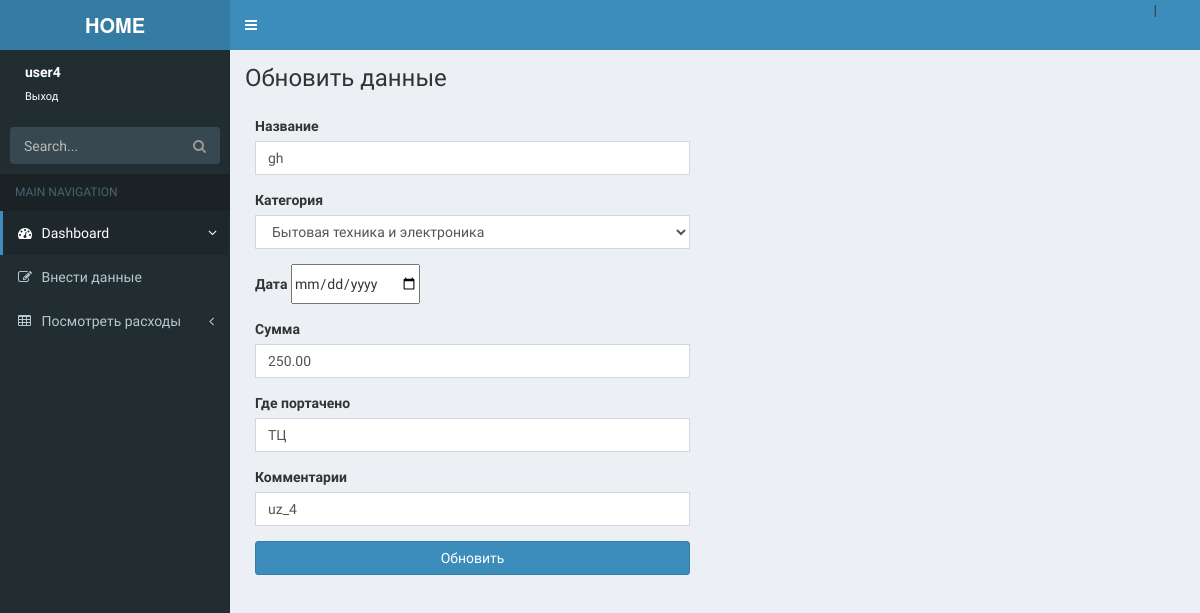
The app's page /update_costs/29/ (signed in) with its own data.
### h_finance/models.py (models this page shows, shortened)
class Costs(models.Model):
    author = models.ForeignKey(User, on_delete = models.CASCADE, verbose_name='Пользователь', blank = True, null = True)
    title = models.CharField(max_length=150, blank=True)
    category = models.ForeignKey(Category, on_delete=models.PROTECT, null=True)
    data = models.DateField()
    created_at = models.DateField(auto_now_add=True)
    amount = models.DecimalField(max_digits=10, decimal_places=2)
    place_where_spent = models.CharField(max_length=150)
    comments = models.TextField(blank=True)
    class Meta:
        ordering = ['-data']

### h_finance/views.py (the view)
# urls.py: path('update_costs/<int:pk>/', UpdateCosts.as_view(), name='update_costs'),
class UpdateCosts(LoginRequiredMixin, UpdateView):
    model = Costs
    template_name = 'h_finance/update_cost.html'
    form_class = CostForm
    success_url = reverse_lazy('home')
    def get_form_kwargs(self):
        kwargs = super().get_form_kwargs()
        if self.request.user != kwargs['instance'].author:
            return self.handle_no_permission()
        return kwargs

### h_finance/forms.py
class CostForm(forms.ModelForm):
    title = forms.CharField(label='Название', widget=forms.TextInput(attrs={'class': 'form-control'}))
    category = forms.ModelChoiceField(empty_label='Выберите категорию', label='Категория', queryset=Category.objects.all(), widget=forms.Select(attrs={'class': 'form-control'}))
    data = forms.DateField() # DateInput
    amount = forms.DecimalField(max_digits=10, decimal_places=2, label='Сумма', widget=forms.NumberInput(attrs={'class': 'form-control'}))
    place_where_spent = forms.CharField(max_length=150, label='Где потрачено', widget=forms.TextInput(attrs={'class': 'form-control'}))
    comments = forms.CharField(label='Комментарии', required=False, widget=forms.TextInput(attrs={'class': 'form-control'}))
    class Meta:
        model = Costs
        fields = ['title', 'category', 'data', 'amount', 'place_where_spent', 'comments']

### h_finance/models.py (called while the page is built)
    def __str__(self):
        return self.title

### h_finance/templates/h_finance/update_cost.html (shortened to what this page needs)
{% extends 'base.html' %}
{% load static %}
{% block content %}
<div class="content-wrapper">
  <section class="content-header">
    <h1>
      Обновить данные
    </h1>
  </section>
  <section class="content">
    <div class="row">
      <div class="col-md-6">
        <div class="box-body">
          <form action="{{ cost.get_update_url }}" method="post">
            <div class="form-group">
              <label for="{{ form.title.id_for_label }}">Название</label>
              {{ form.title }}
            </div>
            <div class="form-group">
              <label for="{{ form.category.id_for_label }}">Категория</label>
              {{ form.category }}
            </div>
            <div class="form-group">
              <label for="{{ form.data.id_for_label }}">Дата</label>
              <input type="date" name="data" >
            </div>
            <div class="form-group">
              <label for="{{ form.amount.id_for_label }}">Сумма</label>
              {{ form.amount }}
            </div>
            <div class="form-group">
              <label for="{{ form.place_where_spent.id_for_label }}">Где портачено</label>
              {{ form.place_where_spent }}
            </div>
            <div class="form-group">
              <label for="{{ form.comments.id_for_label }}">Комментарии</label>
              {{ form.comments }}
            </div>
            <button type="submit" class="btn btn-primary btn-block">Обновить</button>
          </form>
        </div>
      </div>
    </div>
  </section>
</div>
{% endblock %}

### templates/inc/_sidebar.html (shortened to what this page needs)
{% load static %}
<aside class="main-sidebar">
  <section class="sidebar">
    <div class="user-panel">
      <div class="pull-left info">
        <p>{{ user.username }}</p>
        <a href="{% url 'logout' %}">Выход</a>
      </div>
    </div>
    <form action="#" method="get" class="sidebar-form">
      <div class="input-group">
        <input type="text" name="q" class="form-control" placeholder="Search..."/>
        <span class="input-group-btn">
          <button type='submit' name='search' id='search-btn' class="btn btn-flat"><i class="fa fa-search"></i></button>
        </span>
      </div>
    </form>
    <ul class="sidebar-menu">
      <li class="header">MAIN NAVIGATION</li>
      <li class="active treeview">
        <a href="#">
          <i class="fa fa-dashboard"></i> <span>Dashboard</span> <i class="fa fa-angle-left pull-right"></i>
        </a>
      </li>
      <li class="treeview">
        <a href="{% url 'add_costs' %}">
          <i class="fa fa-edit"></i> <span>Внести данные</span>
        </a>
      </li>
      <li class="treeview">
        <a href="{% url 'all_costs' %}">
          <i class="fa fa-table"></i> <span>Посмотреть расходы</span>
          <i class="fa fa-angle-left pull-right"></i>
        </a>
      </li>
    </ul>
  </section>
</aside>

### records on screen
Costs: title "gh", category "Бытовая техника и электроника", amount "250.00", place_where_spent "ТЦ", comments "uz_4"

### other values on screen
{{ user.username }} "user4"
